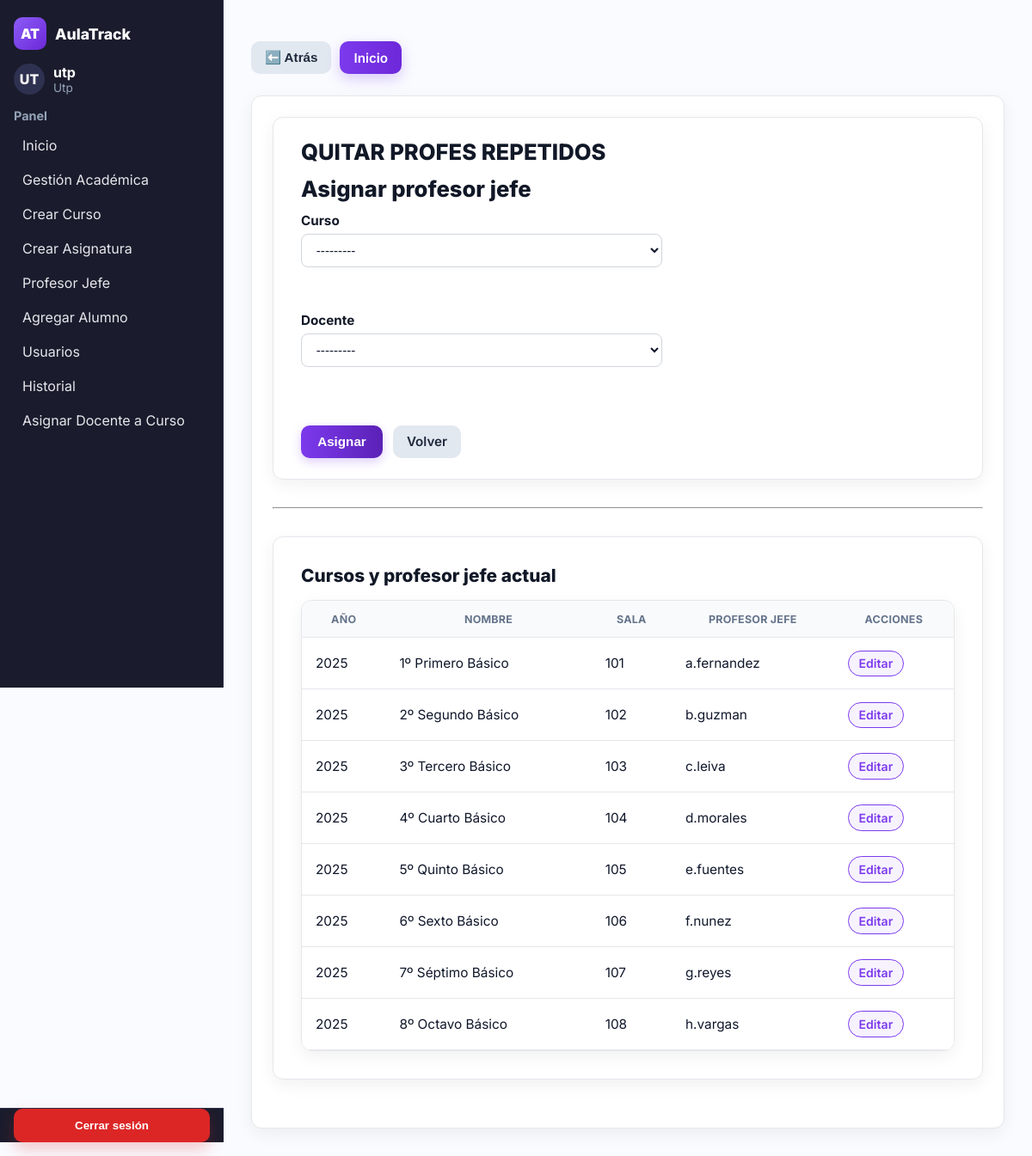
/asignar-profesor-jefe/ (signed in), run on an earlier commit of the app's database.
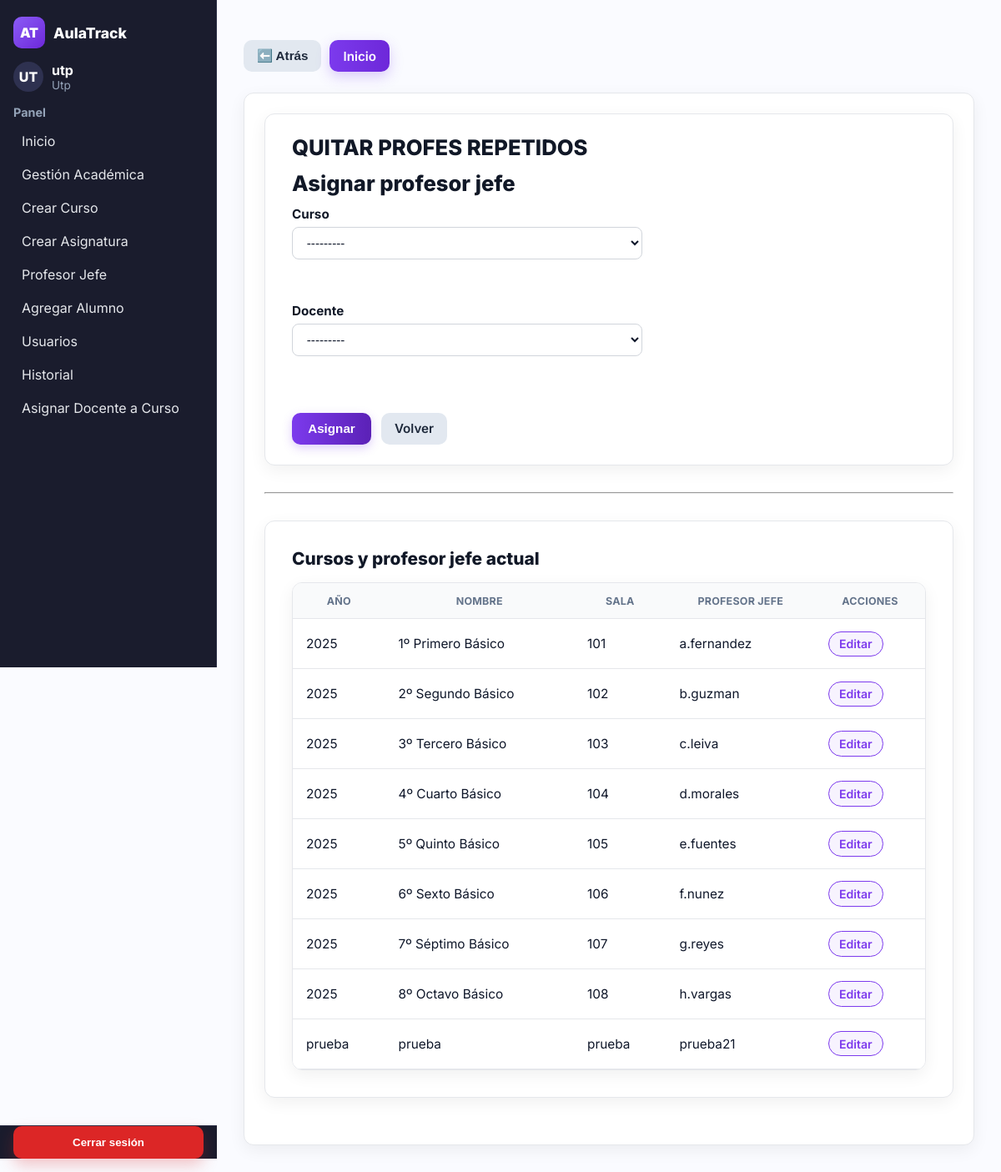
And on a later commit of the database.
### usuarios/models.py (models this page shows)
class Curso(models.Model):
    año = models.CharField(max_length=15)
    nombre = models.CharField(max_length=30)
    sala = models.CharField(max_length=10)
    profesor_jefe = models.ForeignKey(
        Usuario,
        on_delete=models.CASCADE,
        null=True,
        blank=True,
        limit_choices_to={'role': 'docente'},
        related_name='cursos_como_profesor_jefe'
    )
    def __str__(self):
        return f"{self.año} {self.nombre} - ({self.sala})"
    class Meta:
        constraints = [
            models.UniqueConstraint(
                Lower('año'), Lower('nombre'), Lower('sala'),
                name='uniq_curso_anio_nombre_sala_ci'
            )
        ]

class Usuario(AbstractUser):
    nombres = models.CharField(max_length=100)
    apellidos = models.CharField(max_length=100)
    rut = models.CharField(max_length=12, unique=True, validators=[rut_validator])
    ROLE_DOCENTE = 'docente'
    ROLE_UTP = 'utp'
    ROLE_INSPECTOR = 'inspector'
    ROLE_CHOICES = [
        (ROLE_DOCENTE, 'Docente'),
        (ROLE_UTP, 'UTP'),
        (ROLE_INSPECTOR, 'Inspector'),
    ]
    role = models.CharField(max_length=20, choices=ROLE_CHOICES)
    def __str__(self):
        return f"{self.username} - {self.nombres} {self.apellidos}"

### usuarios/views.py (the view)
# urls.py: path('asignar-profesor-jefe/', asignar_profesor_jefe, name='asignar_profesor_jefe'),
@user_passes_test(es_utp)
def asignar_profesor_jefe(request):
    initial_curso = None
    curso_id = request.GET.get("curso")
    if curso_id:
        initial_curso = get_object_or_404(Curso, id=curso_id)
    if request.method == "POST":
        form = AsignarProfesorJefeForm(request.POST)
        if form.is_valid():
            curso = form.cleaned_data["curso"]
            docente = form.cleaned_data["docente"]
            curso.profesor_jefe = docente
            curso.save(update_fields=["profesor_jefe"])
            registrar_accion(request.user, curso, CHANGE, f"Profesor Jefe asignado: {docente.get_full_name() or docente.username}")
            messages.success(request, f"Se asignó a «{docente.username}» como profesor jefe de «{curso}».")
            return redirect("usuarios:cursos_lista")  # ✅ corregido
        messages.error(request, "Revisa los errores del formulario.")
    else:
        form = AsignarProfesorJefeForm(initial_curso=initial_curso)
    cursos = Curso.objects.select_related("profesor_jefe").order_by("año", "nombre")
    return render(request, "asignar_profesor_jefe.html", {"form": form, "cursos": cursos})

### usuarios/forms.py
class AsignarProfesorJefeForm(forms.Form):
    curso = forms.ModelChoiceField(
        queryset=Curso.objects.all().order_by('año', 'nombre'),
        label="Curso",
        widget=forms.Select(attrs={"class": "form-select"})
    )
    docente = forms.ModelChoiceField(
        queryset=Usuario.objects.filter(role='docente').order_by('username'),
        label="Docente (profesor jefe)",
        widget=forms.Select(attrs={"class": "form-select"})
    )
    def __init__(self, *args, **kwargs):
        initial_curso = kwargs.pop("initial_curso", None)
        super().__init__(*args, **kwargs)
        if initial_curso:
            self.fields["curso"].initial = initial_curso

### usuarios/views.py (called while the page is built)
def es_utp(user):
    return hasattr(user, 'role') and user.role == 'utp'

### usuarios/templates/asignar_profesor_jefe.html (shortened to what this page needs)
{% extends "base.html" %}
{% load static %}
{% block extra_css %}
<link rel="stylesheet" href="{% static 'css/asignar_profesor_jefe.css' %}">
{% endblock %}
{% block content %}
<div class="card">
  <h1>QUITAR PROFES REPETIDOS</h1>
  <h1>Asignar profesor jefe</h1>
  <form method="post" class="form">
    <div class="form-row">
      <label for="{{ form.curso.id_for_label }}">Curso</label>
      {{ form.curso }}
    </div>
    <br>
    <div class="form-row">
      <label for="{{ form.docente.id_for_label }}">Docente</label>
      {{ form.docente }}
    </div>
    <br>
    <div class="actions">
      <button type="submit" class="btn-primary">Asignar</button>
      <a href="{% url 'usuarios:cursos_lista' %}" class="btn-secondary">Volver</a>
    </div>
  </form>
</div>
<hr class="divider">
<div class="card large">
  <h2>Cursos y profesor jefe actual</h2>
  <div class="table-container">
    <table>
      <thead>
        <tr>
          <th>Año</th>
          <th>Nombre</th>
          <th>Sala</th>
          <th>Profesor jefe</th>
          <th>Acciones</th>
        </tr>
      </thead>
      <tbody>
        {% for c in cursos %}
          <tr>
            <td>{{ c.año }}</td>
            <td>{{ c.nombre }}</td>
            <td>{{ c.sala }}</td>
            <td>{{ c.profesor_jefe.username|default:"—" }}</td>
            <td><a href="{% url 'usuarios:asignar_profesor_jefe' %}?curso={{ c.id }}" class="chip">Editar</a></td>
          </tr>
        {% empty %}
          <tr>
            <td colspan="5">No hay cursos registrados.</td>
          </tr>
        {% endfor %}
      </tbody>
    </table>
  </div>
</div>
{% endblock %}

What changed in the data, as far as the page shows it:
added Curso: año "prueba", nombre "prueba", sala "prueba", profesor_jefe.username "prueba21"
